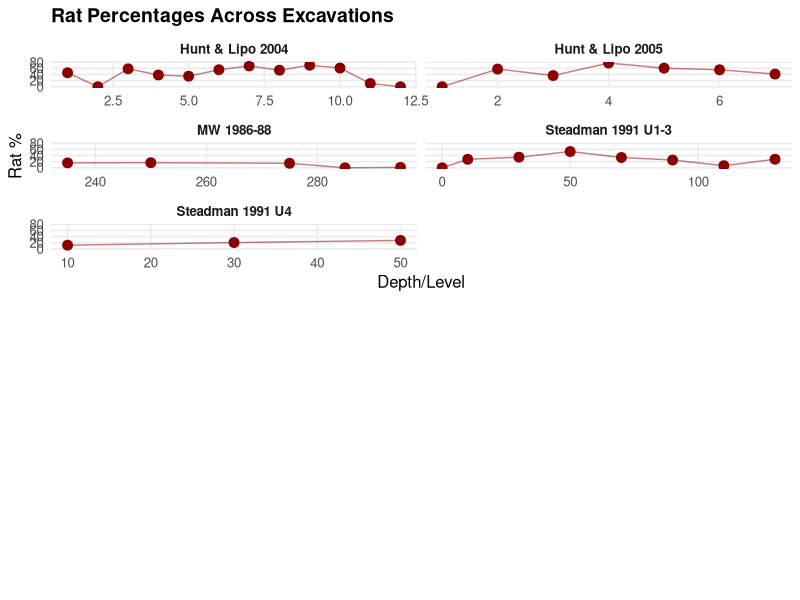
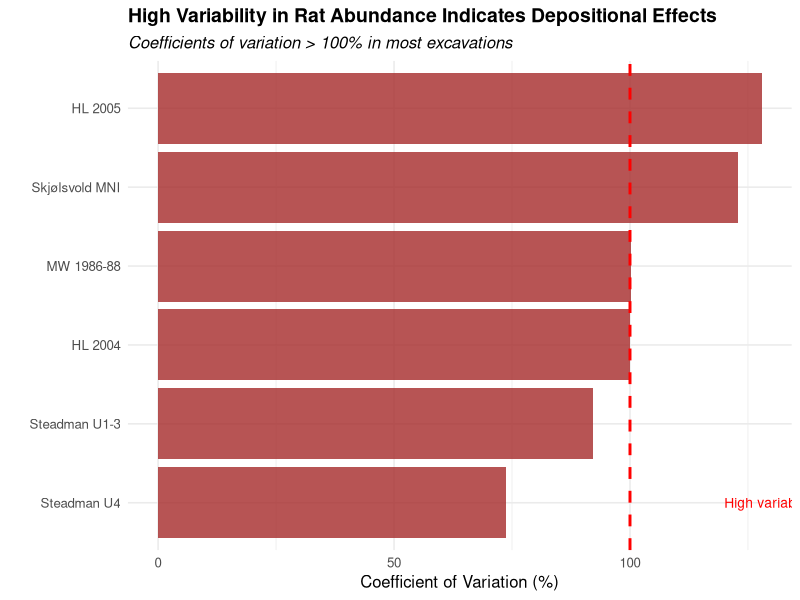
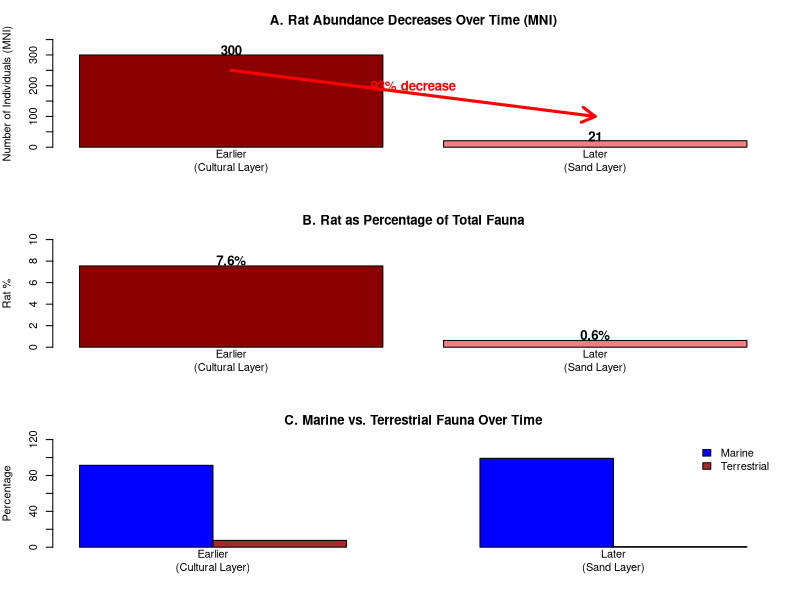
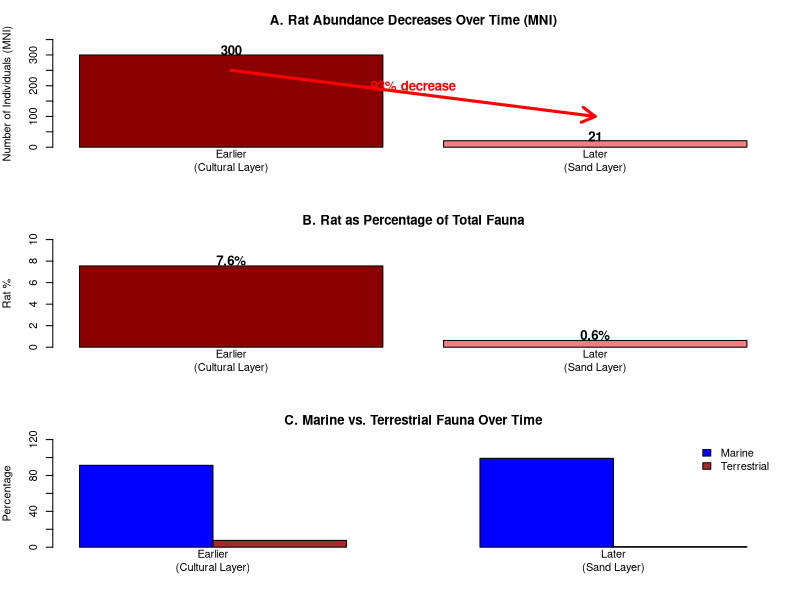
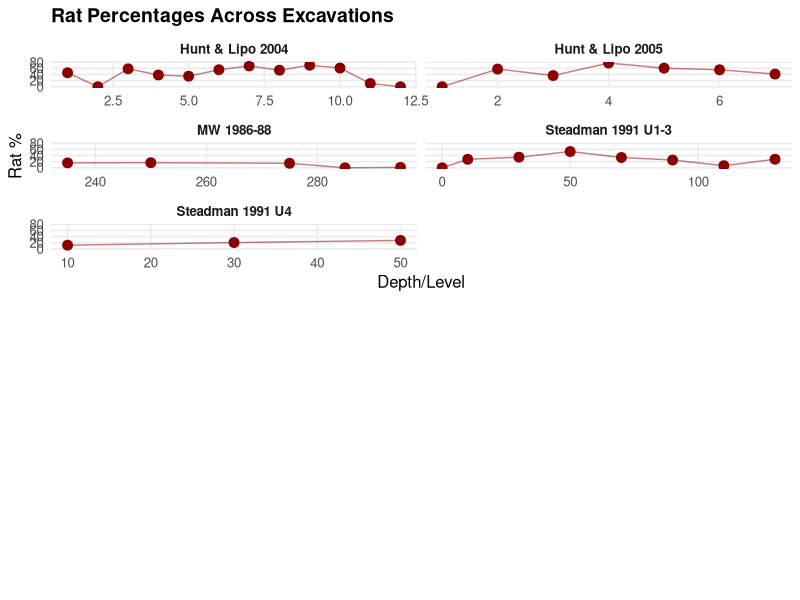
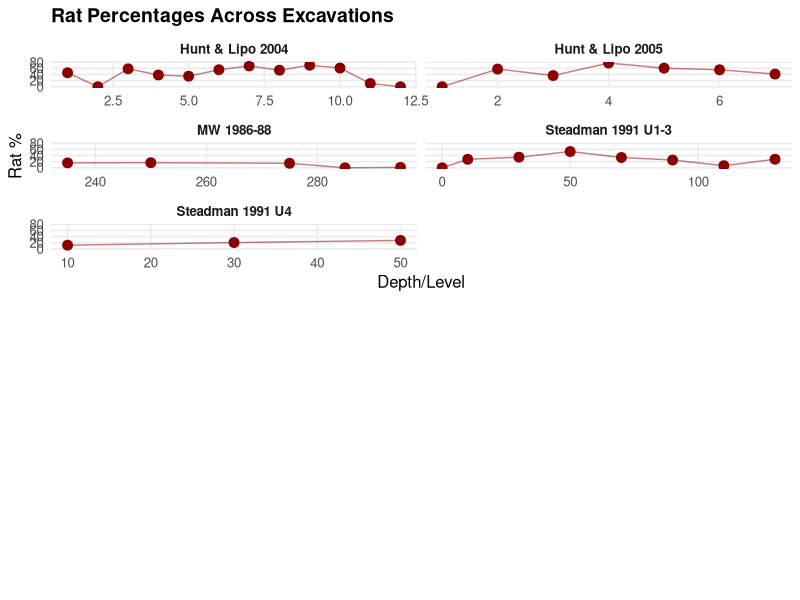
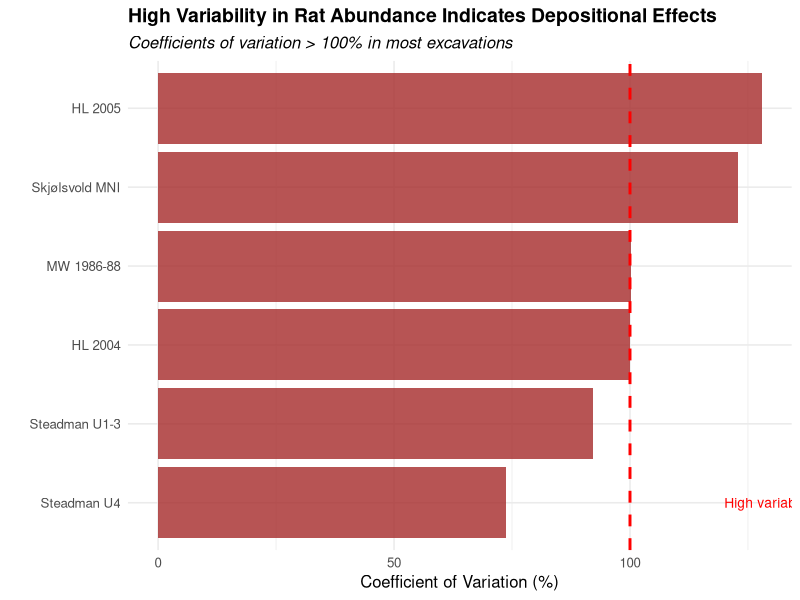
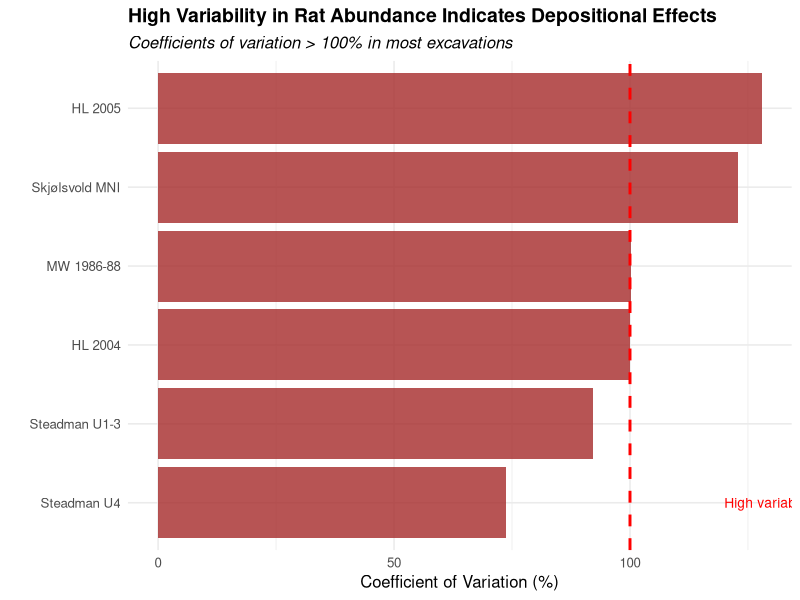

Here is the R script that generated these plots, in order:
# =============================================================================
# RAPA NUI RAT IMPACT ANALYSIS - FIGURE GENERATION
# =============================================================================
# This script analyzes archaeological faunal data to test two competing hypotheses
# about Polynesian rat (Rattus exulans) population dynamics on Rapa Nui:
# 
# 1. FALLBACK FOOD HYPOTHESIS: Predicts rats became increasingly important as 
#    marine/bird resources were depleted (part of "ecocide" narrative)
# 2. BOOM-BUST HYPOTHESIS: Predicts explosive growth followed by decline,
#    typical of invasive species trajectories
#
# The analysis examines rat remains from multiple excavations at Anakena 
# spanning 1986-2005 to determine which model best explains the data.
# =============================================================================

# Load required libraries
library(ggplot2)    # For creating publication-quality plots
library(dplyr)      # For data manipulation and summarization
library(tidyr)      # For data reshaping
library(gridExtra)  # For arranging multiple plots
library(scales)     # For axis formatting
library(knitr)      # For document generation
library(svglite)    # For saving vector graphics

# -----------------------------------------------------------------------------
# SETUP: Create directories for saving figures
# -----------------------------------------------------------------------------
# Create separate directories for PNG (raster) and SVG (vector) formats
if (!dir.exists("figures_png")) {
  dir.create("figures_png")
}
if (!dir.exists("figures_svg")) {
  dir.create("figures_svg")
}

# =============================================================================
# DATA PREPARATION
# =============================================================================
# Each dataset represents rat remains from different excavation campaigns.
# These data will test whether rat populations followed:
# - Resource depression model (increasing over time as fallback food)
# - Invasive species model (boom early, bust later as forest depleted)
#
# MNI = Minimum Number of Individuals (counting method based on most frequent element)
# NISP = Number of Identified Specimens (raw count of identifiable bones)

# -----------------------------------------------------------------------------
# Skjølsvold 1987-1988 excavation
# -----------------------------------------------------------------------------
# CRITICAL DATASET: Provides clearest temporal control with two distinct layers
# Shows 93% DECREASE from early to late - key evidence for boom-bust model
skjolsvold_rat <- data.frame(
  Layer = c("Cultural Layer (Earlier)", "Sand Layer (Later)"),
  Rat_MNI = c(300, 21),        # 93% decrease supports boom-bust, not fallback
  Total_MNI = c(3970, 3345),   # Total fauna including fish, birds, etc.
  Stratigraphy = "Temporal"
)
# Calculate percentage of rats in total faunal assemblage
skjolsvold_rat$Rat_Percent <- (skjolsvold_rat$Rat_MNI / skjolsvold_rat$Total_MNI) * 100

# -----------------------------------------------------------------------------
# Martinsson-Wallin & Crockford 1986-1988 excavation
# -----------------------------------------------------------------------------
# Uses NISP counts at different depths (deeper = older)
# Variable abundances reflect depositional processes
mw_rat <- data.frame(
  Depth = c("230-240cm", "240-260cm", "270-280cm", "280-290cm", "290-300cm"),
  Depth_Numeric = c(235, 250, 275, 285, 295),  # Midpoint of each depth range
  Rat_NISP = c(12, 56, 26, 0, 1),              # Note peak at 240-260cm (earlier)
  Total_NISP = c(75, 336, 177, 4, 80),         # Total identifiable bones
  Stratigraphy = "Depth"
)
mw_rat$Rat_Percent <- (mw_rat$Rat_NISP / mw_rat$Total_NISP) * 100

# -----------------------------------------------------------------------------
# Steadman 1991 excavations - Units 1-3
# -----------------------------------------------------------------------------
# Larger excavation showing general decline from deeper (older) deposits
steadman_u13_rat <- data.frame(
  Depth = c("Surface", "0-20", "20-40", "40-60", "60-80", "80-100", "100-120", ">120"),
  Depth_Numeric = c(0, 10, 30, 50, 70, 90, 110, 130),
  Rat_NISP = c(0, 252, 480, 616, 196, 44, 19, 536),  # Peak in middle depths
  Total_NISP = c(20, 912, 1382, 1163, 583, 174, 273, 1926),
  Stratigraphy = "Depth"
)
steadman_u13_rat$Rat_Percent <- (steadman_u13_rat$Rat_NISP / steadman_u13_rat$Total_NISP) * 100

# -----------------------------------------------------------------------------
# Steadman 1991 excavations - Unit 4
# -----------------------------------------------------------------------------
# Shows increasing trend with depth (older deposits have more rats)
steadman_u4_rat <- data.frame(
  Depth = c("0/3-18/22", "18/22-37/40", "37/40-57/60"),
  Depth_Numeric = c(10, 30, 50),
  Rat_NISP = c(20, 60, 116),  # Increases with depth (age)
  Total_NISP = c(166, 292, 420),
  Stratigraphy = "Depth"
)
steadman_u4_rat$Rat_Percent <- (steadman_u4_rat$Rat_NISP / steadman_u4_rat$Total_NISP) * 100

# -----------------------------------------------------------------------------
# Hunt & Lipo 2004 excavation
# -----------------------------------------------------------------------------
# Peak abundance in middle levels (VI-VIII), lower in upper levels
# Pattern consistent with boom-bust trajectory
hl2004_rat <- data.frame(
  Level = paste("Level", c("I", "II", "III", "IV", "V", "VI", "VII", "VIII", "IX", "X", "XI", "XII")),
  Level_Numeric = 1:12,  # Level I is shallowest (most recent)
  Rat_NISP = c(35, 0, 119, 213, 132, 296, 806, 433, 269, 62, 18, 0),
  Total_NISP = c(77, 6, 204, 558, 385, 535, 1191, 805, 385, 102, 171, 1),
  Stratigraphy = "Level"
)
hl2004_rat$Rat_Percent <- (hl2004_rat$Rat_NISP / hl2004_rat$Total_NISP) * 100

# -----------------------------------------------------------------------------
# Hunt & Lipo 2005 excavation
# -----------------------------------------------------------------------------
# Similar pattern: higher in middle levels, lower in upper (recent) levels
hl2005_rat <- data.frame(
  Level = paste("Level", c("I", "II", "III", "IV", "V", "VI", "VII")),
  Level_Numeric = 1:7,
  Rat_NISP = c(0, 151, 4, 77, 58, 665, 179),  # Peak at Level VI
  Total_NISP = c(2, 263, 11, 100, 96, 1206, 435),
  Stratigraphy = "Level"
)
hl2005_rat$Rat_Percent <- (hl2005_rat$Rat_NISP / hl2005_rat$Total_NISP) * 100

# =============================================================================
# FIGURE 1: TEMPORAL DECLINE IN RAT ABUNDANCE - TESTING COMPETING HYPOTHESES
# =============================================================================
# This figure tests two competing hypotheses:
# 1. FALLBACK FOOD: Predicts INCREASING rats over time as other resources depleted
# 2. BOOM-BUST: Predicts DECREASING rats over time following invasive species dynamics
#
# The 93% decrease from early to late directly contradicts fallback food hypothesis
# and strongly supports boom-bust trajectory typical of invasive species

# Save as PNG (high resolution for print)
png("figures_png/fig_temporal_decline.png", width = 10, height = 10, units = "in", res = 300)

# Set up 3-panel layout
par(mfrow = c(3, 1),      # 3 rows, 1 column
    mar = c(4, 4, 3, 2))  # margins: bottom, left, top, right

# -----------------------------------------------------------------------------
# Panel A: Raw MNI counts showing dramatic decline
# -----------------------------------------------------------------------------
# This 93% decrease is the KEY FINDING supporting boom-bust model
barplot(skjolsvold_rat$Rat_MNI, 
        names.arg = c("Earlier\n(Cultural Layer)", "Later\n(Sand Layer)"),
        main = "A. Rat Abundance Decreases Over Time (MNI)",
        ylab = "Number of Individuals (MNI)",
        col = c("darkred", "lightcoral"),  # Darker = older
        ylim = c(0, 350))

# Add value labels on bars
text(c(0.7, 1.9),                                    # x positions for bars
     skjolsvold_rat$Rat_MNI + 15,                    # y positions (above bars)
     skjolsvold_rat$Rat_MNI,                         # values to display
     font = 2, cex = 1.2)                            # bold, larger text

# Add arrow showing decline - emphasizes boom-bust pattern
arrows(0.7, 250, 1.9, 100, length = 0.15, lwd = 3, col = "red")
text(1.3, 200, "93% decrease", col = "red", font = 2, cex = 1.2)

# -----------------------------------------------------------------------------
# Panel B: Percentages to control for sample size differences
# -----------------------------------------------------------------------------
# Shows decline is not just absolute numbers but proportion of diet
barplot(skjolsvold_rat$Rat_Percent, 
        names.arg = c("Earlier\n(Cultural Layer)", "Later\n(Sand Layer)"),
        main = "B. Rat as Percentage of Total Fauna",
        ylab = "Rat %",
        col = c("darkred", "lightcoral"),
        ylim = c(0, 10))

# Add percentage labels
text(c(0.7, 1.9), 
     skjolsvold_rat$Rat_Percent + 0.5, 
     paste0(round(skjolsvold_rat$Rat_Percent, 1), "%"), 
     font = 2, cex = 1.2)

# -----------------------------------------------------------------------------
# Panel C: Compare marine vs. terrestrial resources
# -----------------------------------------------------------------------------
# Shows marine intensification (91% to 99%) as rats decline
# This pattern contradicts resource depression leading to fallback foods
marine_pct <- c(91.3, 99.1)      # Increases over time
terrestrial_pct <- c(7.6, 0.7)   # Decreases over time (includes rats)
comparison_data <- rbind(marine_pct, terrestrial_pct)
colnames(comparison_data) <- c("Earlier\n(Cultural Layer)", "Later\n(Sand Layer)")

barplot(comparison_data, 
        beside = TRUE,           # Bars side by side, not stacked
        main = "C. Marine vs. Terrestrial Fauna Over Time",
        ylab = "Percentage",
        col = c("blue", "brown"),
        legend = c("Marine", "Terrestrial"),
        args.legend = list(x = "topright", bty = "n"),  # Legend position
        ylim = c(0, 120))

dev.off()  # Close PNG device

# Save as SVG (vector format for publication)
svglite("figures_svg/fig_temporal_decline.svg", width = 10, height = 10)
# [Repeat same plotting code as above]
par(mfrow = c(3, 1), mar = c(4, 4, 3, 2))

# Panel A: Raw MNI counts
barplot(skjolsvold_rat$Rat_MNI, 
        names.arg = c("Earlier\n(Cultural Layer)", "Later\n(Sand Layer)"),
        main = "A. Rat Abundance Decreases Over Time (MNI)",
        ylab = "Number of Individuals (MNI)",
        col = c("darkred", "lightcoral"),
        ylim = c(0, 350))
text(c(0.7, 1.9), skjolsvold_rat$Rat_MNI + 15, skjolsvold_rat$Rat_MNI, font = 2, cex = 1.2)
arrows(0.7, 250, 1.9, 100, length = 0.15, lwd = 3, col = "red")
text(1.3, 200, "93% decrease", col = "red", font = 2, cex = 1.2)

# Panel B: Percentages
barplot(skjolsvold_rat$Rat_Percent, 
        names.arg = c("Earlier\n(Cultural Layer)", "Later\n(Sand Layer)"),
        main = "B. Rat as Percentage of Total Fauna",
        ylab = "Rat %",
        col = c("darkred", "lightcoral"),
        ylim = c(0, 10))
text(c(0.7, 1.9), skjolsvold_rat$Rat_Percent + 0.5, 
     paste0(round(skjolsvold_rat$Rat_Percent, 1), "%"), font = 2, cex = 1.2)

# Panel C: Compare with marine resources
barplot(comparison_data, 
        beside = TRUE,
        main = "C. Marine vs. Terrestrial Fauna Over Time",
        ylab = "Percentage",
        col = c("blue", "brown"),
        legend = c("Marine", "Terrestrial"),
        args.legend = list(x = "topright", bty = "n"),
        ylim = c(0, 120))
dev.off()

# Display in R/RStudio for preview
par(mfrow = c(3, 1), mar = c(4, 4, 3, 2))
# [Same plotting code repeated for display]

# =============================================================================
# FIGURE 2: RAT ABUNDANCE ACROSS ALL EXCAVATIONS - BOOM-BUST PATTERNS
# =============================================================================
# This figure examines whether the 93% decline seen in Skjølsvold's excavation
# represents a broader boom-bust pattern across multiple excavations.
# Generally shows higher abundances in earlier contexts, lower in later ones.

# -----------------------------------------------------------------------------
# Data preparation: Standardize column names for combining datasets
# -----------------------------------------------------------------------------
# Since some excavations use "Depth" and others use "Level", we need to
# standardize the column names before combining

# Excavations measured by depth
mw_rat_std <- mw_rat %>%
  rename(Context = Depth, Context_Numeric = Depth_Numeric) %>%
  mutate(Excavation = "MW 1986-88", Year = 1986)

steadman_u13_rat_std <- steadman_u13_rat %>%
  rename(Context = Depth, Context_Numeric = Depth_Numeric) %>%
  mutate(Excavation = "Steadman 1991 U1-3", Year = 1991)

steadman_u4_rat_std <- steadman_u4_rat %>%
  rename(Context = Depth, Context_Numeric = Depth_Numeric) %>%
  mutate(Excavation = "Steadman 1991 U4", Year = 1991)

# Excavations measured by arbitrary levels
hl2004_rat_std <- hl2004_rat %>%
  rename(Context = Level, Context_Numeric = Level_Numeric) %>%
  mutate(Excavation = "Hunt & Lipo 2004", Year = 2004)

hl2005_rat_std <- hl2005_rat %>%
  rename(Context = Level, Context_Numeric = Level_Numeric) %>%
  mutate(Excavation = "Hunt & Lipo 2005", Year = 2005)

# Combine all standardized data into one dataframe
all_rat_data <- bind_rows(
  mw_rat_std,
  steadman_u13_rat_std,
  steadman_u4_rat_std,
  hl2004_rat_std,
  hl2005_rat_std
)

# -----------------------------------------------------------------------------
# Calculate mean rat percentages by excavation
# -----------------------------------------------------------------------------
# No directional trend over excavation years - contradicts systematic increase
# expected under fallback food hypothesis
mean_rats <- all_rat_data %>%
  filter(Total_NISP > 50) %>%  # Exclude contexts with very small samples
  group_by(Excavation, Year) %>%
  summarise(
    Mean_Rat_Percent = mean(Rat_Percent, na.rm = TRUE),
    n_samples = n(),            # Number of contexts averaged
    .groups = 'drop'
  )

# Add Skjølsvold data (which uses MNI, not NISP)
mean_rats <- bind_rows(mean_rats,
                       data.frame(Excavation = "Skjølsvold 1987-88",
                                  Year = 1987,
                                  Mean_Rat_Percent = mean(skjolsvold_rat$Rat_Percent),
                                  n_samples = 2))

# Print summary for verification
print("Mean rat percentages by year:")
print(mean_rats)

# -----------------------------------------------------------------------------
# Create faceted plot showing all excavations
# -----------------------------------------------------------------------------
# Patterns generally show higher abundances in deeper/earlier contexts
# Supporting boom-bust rather than increasing fallback food use
p1 <- ggplot(all_rat_data, aes(x = Context_Numeric, y = Rat_Percent)) +
  geom_point(size = 3, color = "darkred") +
  geom_line(color = "darkred", alpha = 0.5) +  # Connect points to show trends
  facet_wrap(~Excavation,                      # Separate panel for each excavation
             scales = "free_x",                 # Allow different x-axis scales
             ncol = 2) +                        # Two columns of panels
  theme_minimal(base_size = 12) +
  labs(title = "Rat Percentages Across Excavations",
       x = "Depth/Level", 
       y = "Rat %") +
  theme(plot.title = element_text(size = 14, face = "bold"),
        panel.grid.minor = element_blank(),     # Cleaner appearance
        strip.text = element_text(face = "bold"))  # Bold excavation names

# Save as PNG
png("figures_png/fig_all_excavations.png", width = 10, height = 10, units = "in", res = 300)
grid.arrange(p1, heights = c(1, 1))
dev.off()

# Save as SVG
svg("figures_svg/fig_all_excavations.svg", width = 10, height = 10)
grid.arrange(p1, heights = c(1, 1))
dev.off()

# Display in R/RStudio
grid.arrange(p1, heights = c(1, 1))

# =============================================================================
# FIGURE 3: COEFFICIENT OF VARIATION ANALYSIS - DEPOSITIONAL EFFECTS
# =============================================================================
# High variability (CV > 100%) indicates depositional processes rather than
# stable dietary patterns. This suggests rat concentrations reflect natural
# death assemblages or specific activity areas, not just food consumption.
# Important for interpreting the boom-bust pattern vs. dietary signal.

# -----------------------------------------------------------------------------
# Calculate coefficient of variation for each excavation
# -----------------------------------------------------------------------------
# CV = (standard deviation / mean) × 100
# Higher values indicate more variability from depositional processes

cv_data <- data.frame(
  Excavation = c("Skjølsvold MNI", "MW 1986-88", "Steadman U1-3", 
                 "Steadman U4", "HL 2004", "HL 2005"),
  CV_Rat = c(
    # Skjølsvold: Using MNI counts - still shows high variability
    sd(skjolsvold_rat$Rat_MNI) / mean(skjolsvold_rat$Rat_MNI) * 100,
    
    # MW 1986-88: Only use contexts with adequate sample size
    sd(mw_rat$Rat_NISP[mw_rat$Total_NISP > 20]) / 
      mean(mw_rat$Rat_NISP[mw_rat$Total_NISP > 20]) * 100,
    
    # Steadman U1-3: All contexts
    sd(steadman_u13_rat$Rat_NISP) / mean(steadman_u13_rat$Rat_NISP) * 100,
    
    # Steadman U4: All contexts
    sd(steadman_u4_rat$Rat_NISP) / mean(steadman_u4_rat$Rat_NISP) * 100,
    
    # HL 2004: Only contexts with adequate sample
    sd(hl2004_rat$Rat_NISP[hl2004_rat$Total_NISP > 10]) / 
      mean(hl2004_rat$Rat_NISP[hl2004_rat$Total_NISP > 10]) * 100,
    
    # HL 2005: Only contexts with adequate sample
    sd(hl2005_rat$Rat_NISP[hl2005_rat$Total_NISP > 10]) / 
      mean(hl2005_rat$Rat_NISP[hl2005_rat$Total_NISP > 10]) * 100
  )
)

# Create horizontal bar plot (easier to read excavation names)
p3 <- ggplot(cv_data, aes(x = reorder(Excavation, CV_Rat), y = CV_Rat)) +
  geom_bar(stat = "identity", fill = "brown", alpha = 0.8) +
  coord_flip() +  # Flip to horizontal
  theme_minimal(base_size = 12) +
  labs(title = "High Variability in Rat Abundance Indicates Depositional Effects",
       subtitle = "Coefficients of variation > 100% in most excavations",
       x = "", 
       y = "Coefficient of Variation (%)") +
  geom_hline(yintercept = 100,        # Reference line at 100%
             linetype = "dashed", 
             color = "red", 
             size = 1) +
  annotate("text",                     # Label the reference line
           x = 1, y = 120, 
           label = "High variability threshold", 
           color = "red", 
           hjust = 0, 
           size = 3.5) +
  theme(plot.title = element_text(size = 14, face = "bold"),
        plot.subtitle = element_text(size = 12, face = "italic"))

# Save as PNG
ggsave("figures_png/fig_variability.png", plot = p3, width = 10, height = 6, dpi = 300)

# Save as SVG
ggsave("figures_svg/fig_variability.svg", plot = p3, width = 10, height = 6)

# Display in R/RStudio
print(p3)

# =============================================================================
# FINAL OUTPUT MESSAGE
# =============================================================================
# Print summary of what was created and key findings

cat("\n=== FIGURE GENERATION COMPLETE ===\n")
cat("\nAll figures have been saved to:\n")
cat("PNG files: figures_png/\n")
cat("SVG files: figures_svg/\n")
cat("\nSaved files:\n")
cat("- fig_temporal_decline.png/.svg (3-panel showing 93% rat decline)\n")
cat("- fig_all_excavations.png/.svg (Faceted plot of all excavations)\n")
cat("- fig_variability.png/.svg (Coefficient of variation analysis)\n")
cat("\nKey findings visualized:\n")
cat("1. 93% decrease in rats over time SUPPORTS boom-bust invasive species model\n")
cat("2. Pattern CONTRADICTS fallback food hypothesis (would predict increase)\n")
cat("3. High variability (CV >100%) indicates depositional effects\n")
cat("4. Results consistent with ecological modeling showing 11.2 million rats\n")
cat("   within 47 years, followed by decline as palm forest depleted\n")
cat("\nConclusion: Invasive rat dynamics, not resource depression/ecocide narrative\n")
